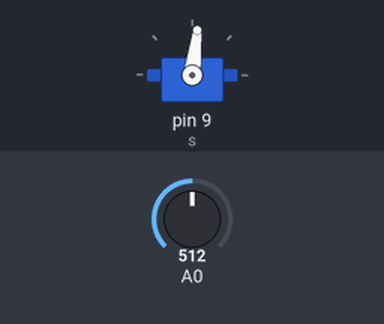
A sketch run on a simulated Arduino Uno, built with avr-gcc and run on an emulated ATmega328P. On the bench: servo. The inputs (shaded band) are chosen by the test bench; at power-on: A0 = 512.

Above: at 1.2 s.
1.3 s: A0 set to 716
At 2.3 s:
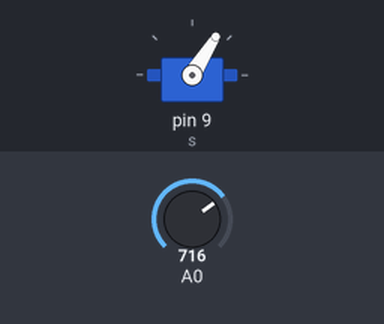
2.8 s: A0 set to 900
At 3.2 s:
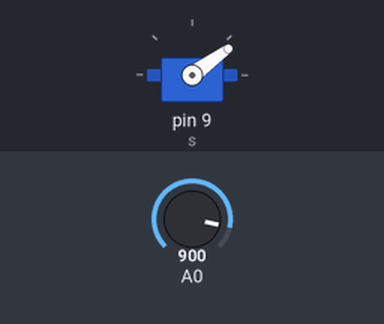
4.3 s: A0 set to 306
At 5.5 s:
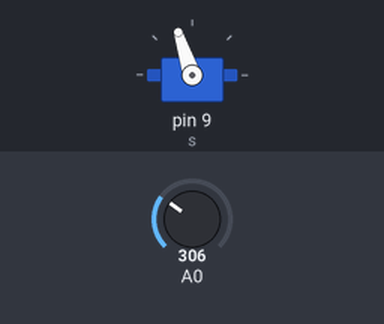
5.8 s: A0 set to 122
At 6.9 s:
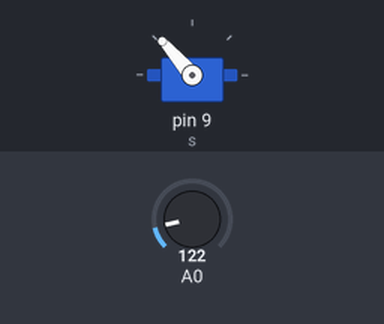
7.3 s: A0 set to 0
At 7.8 s:
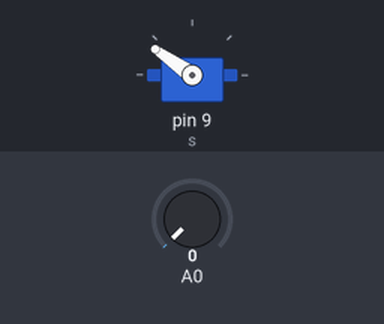
8.8 s: A0 set to 511
At 9.1 s:
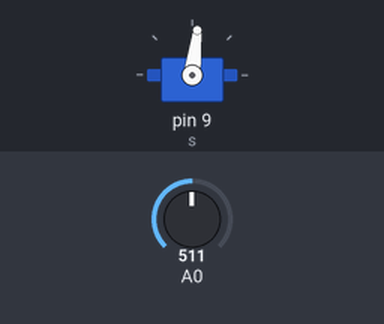
Timing chart, 0 to 11.3 s (numbered marks = the images above; inputs shaded):
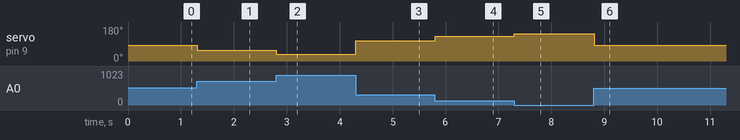

Measured:
- after the input at 1.3 s, servo on pin 9 (s): 83° → 58° at once
- after the input at 2.8 s, servo on pin 9 (s): 58° → 36° at once
- after the input at 4.3 s, servo on pin 9 (s): 36° → 108° at once
- after the input at 5.8 s, servo on pin 9 (s): 108° → 131° at once
- after the input at 7.3 s, servo on pin 9 (s): 131° → 145° at once
- after the input at 8.8 s, servo on pin 9 (s): 145° → 83° at once

The sketch:

servo-valve.ino
```cpp
#include <Servo.h>

// Control a servo with a potentiometer on A0

#define on_position 20
#define off_position 145

Servo s;

void setup() {
  s.attach(9);
}

void loop() {
  int p = analogRead(A0);
  int  d = map(p, 0, 1023, off_position, on_position);

  s.write(d);
  delay(10);

}
```
